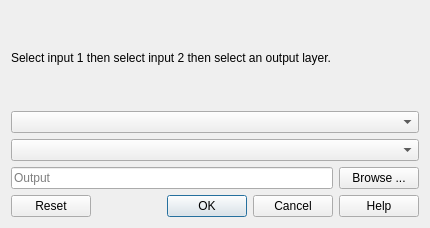
<?xml version="1.0" encoding="UTF-8"?>
<ui version="4.0">
 <class>Dialog</class>
 <widget class="QDialog" name="Dialog">
  <property name="geometry">
   <rect>
    <x>0</x>
    <y>0</y>
    <width>430</width>
    <height>228</height>
   </rect>
  </property>
  <property name="windowTitle">
   <string>Dialog</string>
  </property>
  <layout class="QVBoxLayout" name="verticalLayout">
   <item>
    <widget class="QLabel" name="label">
     <property name="text">
      <string>Select input 1 then select input 2 then select an output layer.</string>
     </property>
    </widget>
   </item>
   <item>
    <widget class="QComboBox" name="cb_input2"/>
   </item>
   <item>
    <widget class="QComboBox" name="cb_input1"/>
   </item>
   <item>
    <layout class="QHBoxLayout" name="horizontalLayout">
     <item>
      <widget class="QLineEdit" name="lineEdit">
       <property name="frame">
        <bool>true</bool>
       </property>
       <property name="placeholderText">
        <string>Output</string>
       </property>
      </widget>
     </item>
     <item>
      <widget class="QPushButton" name="btnLoad">
       <property name="text">
        <string>Browse ...</string>
       </property>
      </widget>
     </item>
    </layout>
   </item>
   <item>
    <widget class="QDialogButtonBox" name="buttonBox">
     <property name="orientation">
      <enum>Qt::Horizontal</enum>
     </property>
     <property name="standardButtons">
      <set>QDialogButtonBox::Cancel|QDialogButtonBox::Help|QDialogButtonBox::Ok|QDialogButtonBox::Reset</set>
     </property>
    </widget>
   </item>
  </layout>
 </widget>
 <resources/>
 <connections/>
</ui>
